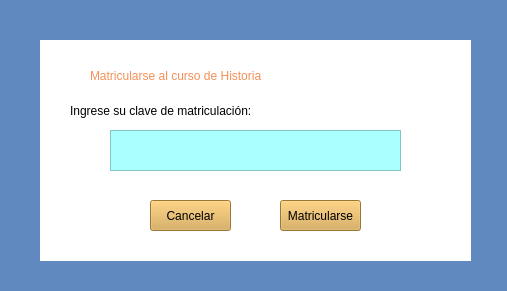
<?xml version="1.0" encoding="UTF-8"?>
<ui version="4.0">
 <class>matriHisto</class>
 <widget class="QWidget" name="matriHisto">
  <property name="geometry">
   <rect>
    <x>0</x>
    <y>0</y>
    <width>507</width>
    <height>291</height>
   </rect>
  </property>
  <property name="windowTitle">
   <string>Form</string>
  </property>
  <property name="styleSheet">
   <string notr="true">background-color: rgb(96, 137, 191);
</string>
  </property>
  <widget class="QLabel" name="label">
   <property name="geometry">
    <rect>
     <x>40</x>
     <y>40</y>
     <width>431</width>
     <height>221</height>
    </rect>
   </property>
   <property name="styleSheet">
    <string notr="true">background-color: rgb(255, 255, 255);</string>
   </property>
   <property name="text">
    <string/>
   </property>
  </widget>
  <widget class="QLabel" name="label_2">
   <property name="geometry">
    <rect>
     <x>90</x>
     <y>60</y>
     <width>331</width>
     <height>31</height>
    </rect>
   </property>
   <property name="styleSheet">
    <string notr="true">color: rgb(242, 144, 87);
font: 700 16pt &quot;Segoe UI&quot;;
background-color: rgb(255, 255, 255);
</string>
   </property>
   <property name="text">
    <string>Matricularse al curso de Historia</string>
   </property>
  </widget>
  <widget class="QPushButton" name="pushButton_2">
   <property name="geometry">
    <rect>
     <x>280</x>
     <y>200</y>
     <width>81</width>
     <height>31</height>
    </rect>
   </property>
   <property name="styleSheet">
    <string notr="true">background-color: rgb(217, 167, 74);
font: 700 10pt &quot;Segoe UI&quot;;
</string>
   </property>
   <property name="text">
    <string>Matricularse</string>
   </property>
  </widget>
  <widget class="QPushButton" name="botonCancelarHisto">
   <property name="geometry">
    <rect>
     <x>150</x>
     <y>200</y>
     <width>81</width>
     <height>31</height>
    </rect>
   </property>
   <property name="styleSheet">
    <string notr="true">background-color: rgb(217, 167, 74);
font: 700 10pt &quot;Segoe UI&quot;;</string>
   </property>
   <property name="text">
    <string>Cancelar</string>
   </property>
  </widget>
  <widget class="QLabel" name="label_3">
   <property name="geometry">
    <rect>
     <x>70</x>
     <y>100</y>
     <width>271</width>
     <height>21</height>
    </rect>
   </property>
   <property name="styleSheet">
    <string notr="true">background-color: rgb(255, 255, 255);
font: 700 12pt &quot;Segoe UI&quot;;</string>
   </property>
   <property name="text">
    <string>Ingrese su clave de matriculación:</string>
   </property>
  </widget>
  <widget class="QTextEdit" name="textEdit">
   <property name="geometry">
    <rect>
     <x>110</x>
     <y>130</y>
     <width>291</width>
     <height>41</height>
    </rect>
   </property>
   <property name="styleSheet">
    <string notr="true">background-color: rgb(170, 255, 255);</string>
   </property>
  </widget>
 </widget>
 <resources/>
 <connections/>
</ui>
